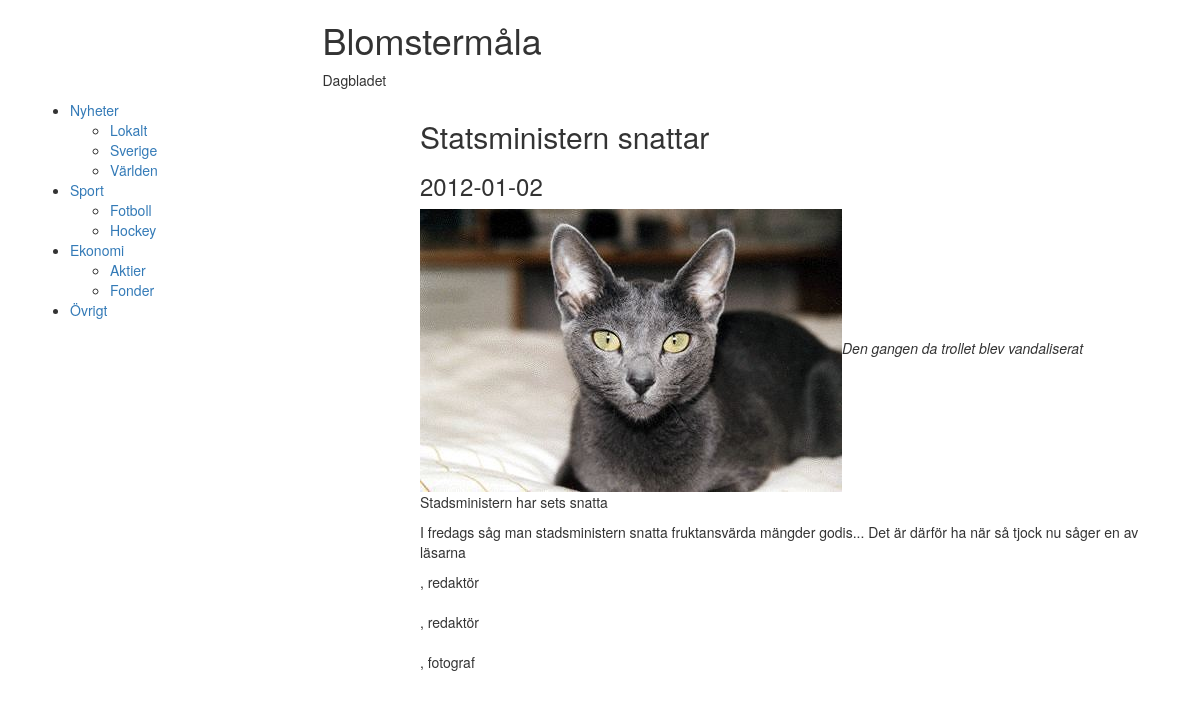
/Article.php?ArtID=3, run on the app's committed database.
### tables this page shows
create table Sub_Category
(SubCategoryID     int NOT NULL AUTO_INCREMENT,
 SubCategoryname	varchar(50),
 CategoryID			int NOT NULL,
 primary key (SubCategoryID),
 foreign key (CategoryID) references Category(CategoryID));

create table Category
(CategoryID     int NOT NULL AUTO_INCREMENT,
 Categoryname	varchar(50),
 primary key (CategoryID));

create table Article
(Title			varchar(100),
 Preamble     		varchar(200),
 Content     		text,
 Date			date,
 ArticleID		int NOT NULL AUTO_INCREMENT,
 SubCategoryID	int NOT NULL,
 primary key (ArticleID),
 foreign key (SubCategoryID) references Sub_Category(SubCategoryID));

create table Picture_Article_Relation
(ArticleID		int,
PictureID			int,
PictureText		varchar(200),
primary key (ArticleID, PictureID),
foreign key (ArticleID) references Article(ArticleID)
	on delete cascade
	on update cascade,
foreign key (PictureID) references Picture(PictureID));

create table Picture
(Height		int,
Width		int,
AltText		varchar(100),
PictureID		int AUTO_INCREMENT,
UserID	int,
Address		varchar(100),
primary key (PictureID),
foreign key (UserID) references User(UserID));

### Article.php (the view, shortened to what this page needs)
<?php
  include('db.php');
?>
<!DOCTYPE html>
<html>
  <head>
   <link href="css/bootstrap.min.css" rel="stylesheet">
  </head>
	<body>
	<div class="container">
	<div class="row">
	<div class="col-md-6 col-md-offset-3">
		<h1>Blomstermåla</h1>
		<p>Dagbladet</p>
		</div>
	</div>
	<div class="row">
	<div class="col-md-4">
	<?php
    $sql = "select Category.CategoryID, Categoryname, SubCategoryname, SubCategoryID from Category left join Sub_Category on Sub_Category.CategoryID=Category.CategoryID order by Category.CategoryID";
    $result = mysqli_query($link, $sql);
$owner = "";
echo("<ul>\n");
while ($row = mysqli_fetch_array($result))
{
	if (($row[1]!=$owner) && ($owner!="")){
			echo("\t</ul>\n</li>\n");
		}
	if ($row[1]!=$owner){
		echo('<li><a href="index.php?cat='.$row[0].'&sub_cat=0">'.$row[1]."</a>\n\t<ul>\n");
		$owner=$row[1];
	}
	if($row[2]!=null){
		echo('<li><a href="index.php?cat='.$row[0].'&sub_cat='.$row[3].'">'.$row[2].'</a></li>');
	}
}
echo("\t</ul>\n</li>\n");
echo("</ul>\n");
?>
  </div>
	<div class="col-md-8">
		<?php
$ArtID = $_GET['ArtID'];
$sql = "select Article.ArticleID, Article.Title, Article.Preamble, Article.Content, Article.Date from Article where ArticleID='$ArtID'";
$result = mysqli_query($link, $sql);
$row = mysqli_fetch_array($result);
$sql = "select Picture_Article_Relation.PictureID, Picture_Article_Relation.PictureText, Picture.AltText, Picture.Address, User.Name from Picture_Article_Relation left join Picture on Picture_Article_Relation.PictureID=Picture.PictureID left join User on Picture.UserID=User.UserID where ArticleID='$ArtID'";
$result = mysqli_query($link, $sql);
$row1 = mysqli_fetch_array($result);
echo('<h2>'.$row[1].'</h2>');
echo('<h3>'.$row[4].'</h3>');
echo('<div class="Picturefloat">');
echo('<img src="'.$row1[3].'" alt="'.$row1[2].'" />');
echo('<cite>'.$row1[1].'</cite>');
echo('</div>');
echo('<p class"Preamble">'.$row[2].'</p><p>'.$row[3].'</p>');
$sql = "select Owner.UserID, User.Name from Owner left join User on Owner.UserID=User.UserID where ArticleID='$ArtID'";
$result = mysqli_query($link, $sql);
while ($row2 = mysqli_fetch_array($result))
{
echo('<address>'.$row2[1].', redaktör</address>');
}
if ($row1 == null)
{
}
else
{
echo('<address>'.$row1[4].', fotograf</address>');
}
?>
	</div>
	</div>
</div>
	</body>
</html>

### data on the page
sub_category: CategoryID.Categoryname "Nyheter", SubCategoryname "Lokalt"
sub_category: SubCategoryname "Sverige"
sub_category: SubCategoryname "Världen"
sub_category: CategoryID.Categoryname "Sport", SubCategoryname "Fotboll"
sub_category: SubCategoryname "Hockey"
sub_category: CategoryID.Categoryname "Ekonomi", SubCategoryname "Aktier"
sub_category: SubCategoryname "Fonder"
category: Categoryname "Övrigt"
article: Title "Statsministern snattar", Date "2012-01-02", Preamble "Stadsministern har sets snatta", Content "I fredags såg man stadsministern snatta fruktansvärda mängder godis... Det är därför ha när så tjock nu såger en av läsarna"
picture_article_relation: PictureID.Address (picture), PictureText "Den gangen da trollet blev vandaliserat"
